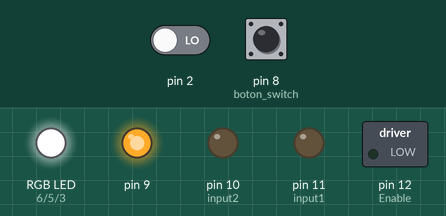
The sketch below on a simulated Arduino Uno, built with avr-gcc and run on an emulated ATmega328P. Shown: switched loads named in the sketch (green lamp = pin HIGH), an RGB LED mixed from three pins (HIGH = lit), output pins drawn as LEDs (lit = HIGH). Dashed ring = blinking. The inputs (shaded band) are chosen by the test bench; at power-on: pin 8 (boton_switch) HIGH, pin 2 LOW.

Above: at 1.2 s.
1.3 s: pin 8 (boton_switch) pulled LOW for 3.2 s
At 5.0 s:
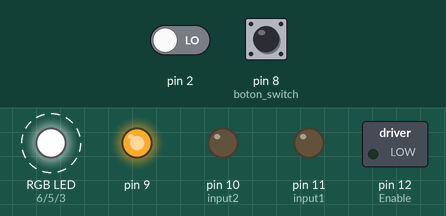
6.0 s: pin 8 (boton_switch) pulled LOW for 0.15 s
At 6.3 s:
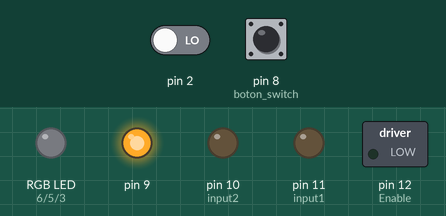
Timing chart, 0 to 9.0 s (numbered marks = the images above; inputs shaded):
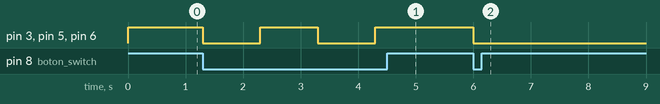

Measured:
- after the input at 1.3 s, pin 3 (Blue), pin 5 (Green), pin 6 (Red): alternates HIGH for 1.0 s and LOW for 1.0 s, starting at once
- after the input at 6.0 s, pin 3 (Blue), pin 5 (Green), pin 6 (Red): HIGH → LOW at once

The sketch:

Glider.ino
```cpp
const int boton_switch= 8;

const int Red= 6;
const int Green= 5;
const int Blue= 3;

const int Enable= 12;
boolean Activo = true;
boolean Activado = false;
volatile byte Encendido = HIGH;

unsigned long previousMillis = 0;

const int Tiempo_motores = 15000;  //5 segundos
const int Tiempo_sumergir = 10000;  //10 segundos

const int input1 = 11;//10
const int input2 = 10;//11

int ledState = LOW;
const long interval = 1000;

void setup() {
  Serial.begin(9600);

  pinMode(input1,OUTPUT); //PWM
  pinMode(input2,OUTPUT); //PWM
  pinMode(Enable,OUTPUT);
  pinMode(9,OUTPUT);
  digitalWrite(9,HIGH);

  pinMode(boton_switch,INPUT); //switch magnetico

  pinMode(Red,OUTPUT); //PWM
  pinMode(Green,OUTPUT); //PWM
  pinMode(Blue,OUTPUT); //PWM


  attachInterrupt(digitalPinToInterrupt(2),End_Switch,HIGH);
  //attachInterrupt(digitalPinToInterrupt(3),,FALLING);

  ledRGB_Write(0,0,0);

  //while(Activo){
    //sacar_agua();     //Sacar agua antes de empezar
    //Serial.println("sacar agua");
  //}

}

void loop() {
    apagar();
  while(Activado){    //correr el codigo mientras no tenga señal

    chupar_agua();  //succiona agua
    Serial.println("chupar agua");

    delay(Tiempo_motores); //espera unos 5 segundos para chupar agua

    apagar();

    ledRGB_Write(255,255,255); //LED se apaga
    delay(Tiempo_sumergir); // espera 10 segundos

    sacar_agua(); //saca agua
    Serial.println("sacar agua");

    delay(Tiempo_motores);  //espera unos 5 segundos

    apagar();

    ledRGB_Write(255,255,0);  //LED es azul
    delay(Tiempo_sumergir*1.1); //espera mas tiempo que el de sumergir

    break;
    //tiempo
  }
  if(digitalRead(boton_switch)!= HIGH && Activado== false){
    ledblink();
  }
  if(digitalRead(boton_switch)== HIGH){
    Activado=true;
  }
  if(digitalRead(boton_switch)== HIGH && Activado== true){
    Activado=false;
  }

}

void chupar_agua(){
  ledRGB_Write(255,55,255);  //LED es verde
  digitalWrite(Enable,HIGH);
  digitalWrite(input1,HIGH);
  digitalWrite(input2,LOW);
}

void sacar_agua(){
  ledRGB_Write(0,255,255);  //LED es rojo
  digitalWrite(Enable,HIGH);
  digitalWrite(input1,LOW);
  digitalWrite(input2,HIGH);

}

void End_Switch(){
 // Encendido=!Encendido;
  Activo=!Activo;

  // digitalWrite(Enable,Encendido);
}

void apagar(){

  digitalWrite(Enable,LOW);
  digitalWrite(input1,LOW);
  digitalWrite(input2,LOW);
}

void ledRGB_Write(byte R, byte G, byte B){
  analogWrite(Red, 255-R);
  analogWrite(Green, 255-G);
  analogWrite(Blue, 255-B);
}

void ledblink(){
  unsigned long currentMillis = millis();

  if (currentMillis - previousMillis >= interval) {
    // save the last time you blinked the LED
    previousMillis = currentMillis;

    // if the LED is off turn it on and vice-versa:
    if (ledState == LOW) {
      ledState = HIGH;
      ledRGB_Write(255,255,255);
    } else {
      ledState = LOW;
      ledRGB_Write(0,0,0);
    }
  }
}
```
